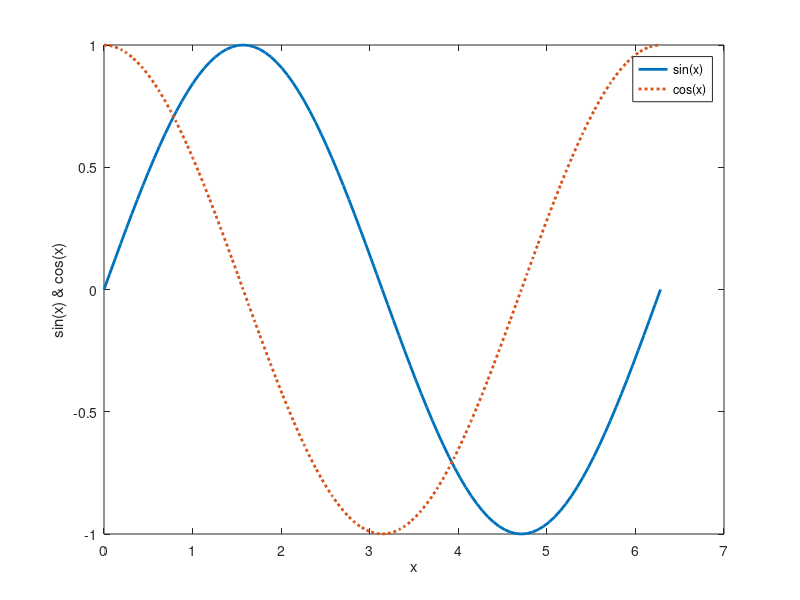

MATLAB code for this plot:
%Let's create a script to show us how to draw 2-D plots

x = 0:pi/50:2*pi

y = sin(x)

z = cos(x)

plot(x,y,'-','LineWidth',2.0); hold on; %The "hold on" input means further modifications to plot are expected.

plot(x,z,':','LineWidth',2.0); hold off;

xlabel('x')

ylabel('sin(x) & cos(x)')

legend('sin(x)','cos(x)')